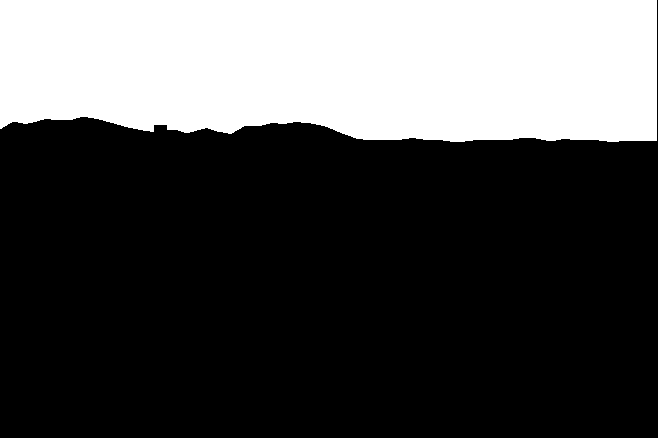
#> input picture 11주차_학생실습/영역마스크/01_하늘.png, 658 x 438 px, given in place of 00_원본.png, which was not available
$ python v01.py '../../영역마스크/01_하늘.png' out.png
#> lines starting #> are read from the running program, lines starting #| are printed output that depends on the picture; after the words box and inside, x2 and y2 are one past the last pixel; in counts of white or black regions, pixels touching at a corner belong together
# v01: 시간대 변경(한낮 -> 해 질 녘) + 주변(하늘, 수면, 전경/원경) 보정
# 건물 외피 전용 하이라이트는 다음 단계에서 다룸. 여기서는 전체 톤만 맞춤.
import sys, numpy as np
from PIL import Image, ImageFilter

base = sys.argv[1]          # 학생실습 폴더
out = sys.argv[2]

def load(p):
#> called with p = '../../영역마스크/01_하늘.png/00_원본.png'
    return np.array(Image.open(p).convert('RGB')).astype(np.float32) / 255.
#> returned value: shape (438, 658, 3) float32; values 0 (black) and 1 (white), 30.2% white; 1 white region, box (x1, y1, x2, y2) and area: (0, 0, 657, 142) 86976

def mask(name, blur=2):
    m = Image.open(f'{base}/영역마스크/{name}.png').convert('L')
    m = m.filter(ImageFilter.GaussianBlur(blur))
    return np.array(m).astype(np.float32) / 255.

img = load(f'{base}/00_원본.png')
H, W, _ = img.shape
#> H = 438; W = 658
yy, xx = np.mgrid[0:H, 0:W].astype(np.float32)
lum = img @ np.array([0.299, 0.587, 0.114], np.float32)

# ---------- 1. 하늘: 노을 그라데이션 ----------
sky_m = mask('01_하늘', 1.5)
# 산·건물 경계 보정: 마스크 안에서도 밝고 푸른 하늘색 픽셀만 하늘로 인정
r, g, b = img[..., 0], img[..., 1], img[..., 2]
skyish = np.clip((lum - 0.55) / 0.15, 0, 1) * np.clip((b - r + 0.02) / 0.08, 0, 1)
skyish = np.array(Image.fromarray((skyish * 255).astype('uint8')).filter(ImageFilter.GaussianBlur(1))) / 255.
sky_a = sky_m * np.maximum(skyish, np.clip((135 - yy) / 30, 0, 1))

horizon = 145.0
t = np.clip(yy / horizon, 0, 1)[..., None]           # 0=위, 1=지평선
stops = [(0.00, (0.20, 0.17, 0.38)),                  # 위: 짙은 보라남색
         (0.45, (0.62, 0.36, 0.52)),                  # 중간: 분홍 보라
         (0.75, (0.96, 0.55, 0.38)),                  # 주황
         (1.00, (1.00, 0.78, 0.48))]                  # 지평선: 밝은 금빛
sky = np.zeros_like(img)
for (t0, c0), (t1, c1) in zip(stops[:-1], stops[1:]):
    w = np.clip((t - t0) / (t1 - t0), 0, 1)
    seg = (t >= t0) & (t <= t1)
    col = np.array(c0) * (1 - w) + np.array(c1) * w
    sky = np.where(seg, col, sky)
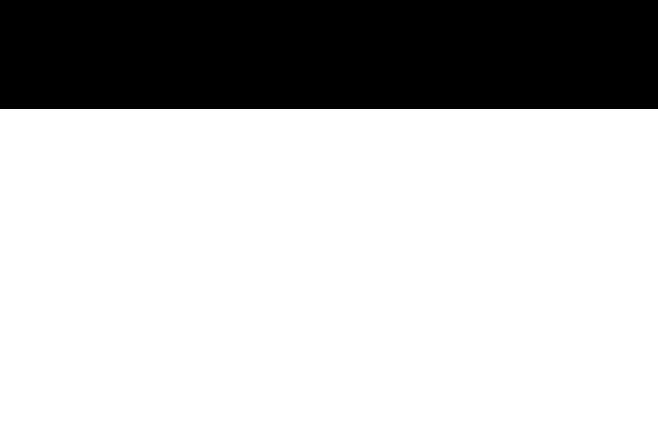
#> seg: shape (438, 658, 1) bool; 75.1% white; 1 black region, box (x1, y1, x2, y2) and area: (0, 0, 658, 109) 71722
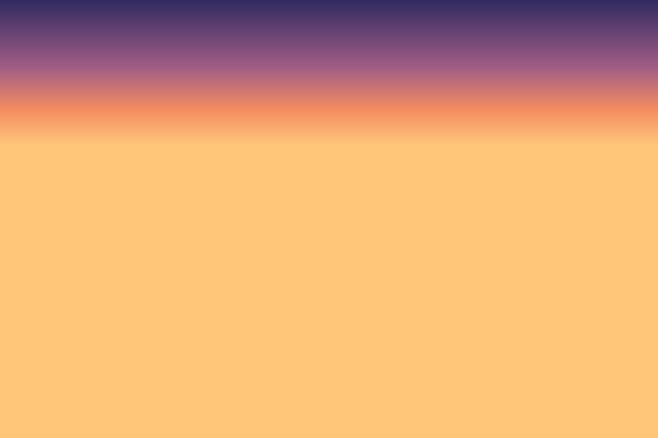
#> sky: shape (438, 658, 3) float64; mean of channels 0, 1, 2 0.889, 0.661, 0.468; drawn as R, G, B
# 해 위치: 지평선 중앙 오른쪽(건물 뒤쪽 역광)
sx, sy = 430.0, 150.0
d = np.sqrt((xx - sx) ** 2 + ((yy - sy) * 1.6) ** 2)
glow = np.exp(-(d / 140.0) ** 2)[..., None]
sky = sky + glow * np.array([0.35, 0.22, 0.05])
# 얇은 구름 띠(가로 줄무늬 노이즈)
rng = np.random.default_rng(11)
n = rng.random((H // 6 + 1, W // 40 + 1)).astype(np.float32)
n = np.array(Image.fromarray((n * 255).astype('uint8')).resize((W, H), Image.BICUBIC)) / 255.
clouds = np.clip((n - 0.55) * 3, 0, 1) * np.clip((yy - 40) / 60, 0, 1) * np.clip((140 - yy) / 40, 0, 1)
sky = sky * (1 - 0.25 * clouds[..., None]) + clouds[..., None] * 0.25 * np.array([0.55, 0.30, 0.35])
sky = np.clip(sky, 0, 1)

# ---------- 2. 전체 시간대 보정(해 질 녘 톤) ----------
def evening(x, dark=0.62, warm=(1.10, 0.92, 0.80)):
#> called with dark = 0.62, warm = (1.1, 0.92, 0.8)
    x = x * dark
    x = x * np.array(warm)
    # 그림자 쪽은 푸른 보라로 살짝
    l = (x @ np.array([0.299, 0.587, 0.114]))[..., None]
    shadow = np.clip(1 - l / 0.35, 0, 1)
    x = x * (1 - 0.25 * shadow) + 0.25 * shadow * l * np.array([0.85, 0.80, 1.25])
    return np.clip(x, 0, 1)

graded = evening(img)
# 원경(산·도시)은 노을 안개에 묻히게: 지평선 근처일수록 금빛 헤이즈
haze = np.clip(1 - np.abs(yy - 150) / 45, 0, 1)[..., None] * (1 - sky_a[..., None])
graded = graded * (1 - 0.35 * haze) + 0.35 * haze * np.array([0.85, 0.55, 0.40])
# 지면에 낮게 깔리는 역광: 해 방향에서 멀어질수록 어둡게
falloff = np.clip(1 - (yy - 150) / 400, 0.55, 1)[..., None]
graded = graded * np.where(yy[..., None] > 150, falloff, 1)

# ---------- 3. 수면: 노을 반사 + 잔물결 완화 ----------
water_m = np.maximum(mask('02_왼쪽수면'), mask('03_오른쪽수면'))
#> call 2 of mask, with name = '02_왼쪽수면', blur = 2
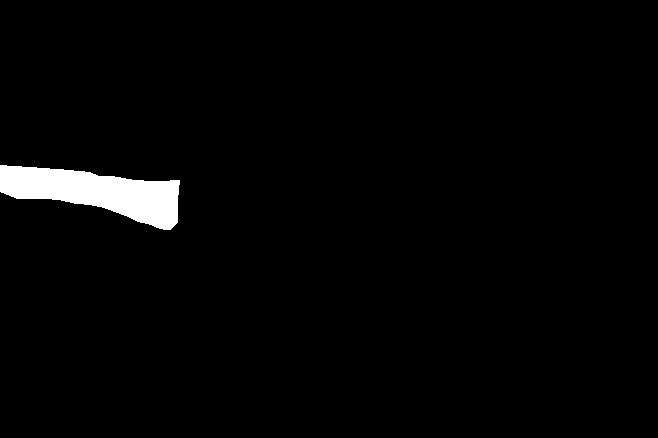
#> input picture 11주차_학생실습/영역마스크/02_왼쪽수면.png, 658 x 438 px, found by its file name
#> in mask (call 2), `m = Image.open(f'{base}/영역마스크/{name}.png').convert('L')`: m: PIL image 658x438 L; 2.2% white; 1 white region, box (x1, y1, x2, y2) and area: (0, 165, 180, 230) 6392
#> call 3 of mask, with name = '03_오른쪽수면', blur = 2
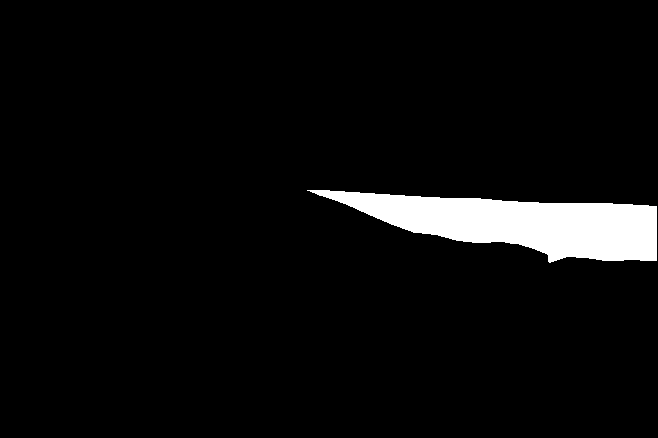
#> input picture 11주차_학생실습/영역마스크/03_오른쪽수면.png, 658 x 438 px, found by its file name
#> in mask (call 3), `m = Image.open(f'{base}/영역마스크/{name}.png').convert('L')`: m: PIL image 658x438 L; 4.8% white; 1 white region, box (x1, y1, x2, y2) and area: (307, 190, 657, 263) 13838
# 왼쪽 마스크에 섞인 나무(초록) 제외: 초록이 파랑보다 확실히 크면 물이 아님
not_tree = np.clip(1 - (g - b - 0.02) / 0.06, 0, 1)
#> not_tree: shape (438, 658) float32; every value is 1
not_tree = np.array(Image.fromarray((not_tree * 255).astype('uint8')).filter(ImageFilter.GaussianBlur(1.5))) / 255.
#> not_tree: shape (438, 658) float64; every value is 1
water_a = water_m * not_tree
# 반사색: 수면 위쪽(먼 곳)은 지평선 금빛, 가까울수록 위쪽 하늘 색
ref_t = np.clip(1 - (yy - 165) / 110, 0, 1)[..., None]
refl = np.array([0.95, 0.62, 0.42]) * ref_t + np.array([0.55, 0.36, 0.48]) * (1 - ref_t)
# 해 반사 기둥(해 바로 아래 세로 띠)
col = np.exp(-((xx - sx) / 55.0) ** 2)[..., None]
refl = refl + col * np.array([0.25, 0.15, 0.03])
# 원본 수면 질감을 강하게 흐려 잔잔하게(세부 결만 약하게 남김)
smooth = np.array(Image.fromarray((lum * 255).astype('uint8')).filter(ImageFilter.GaussianBlur(6))) / 255.
detail = (lum - smooth)
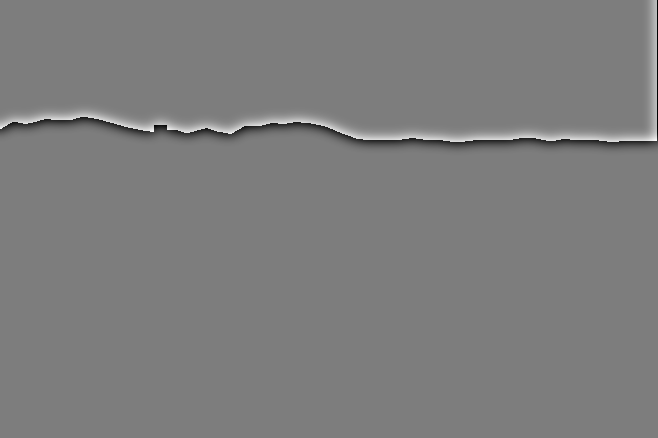
#> detail: shape (438, 658) float64; min -0.651, max 0.667, mean 0.000634; drawn with min black and max white
water = np.clip(refl * 0.85 + detail[..., None] * 0.25, 0, 1)
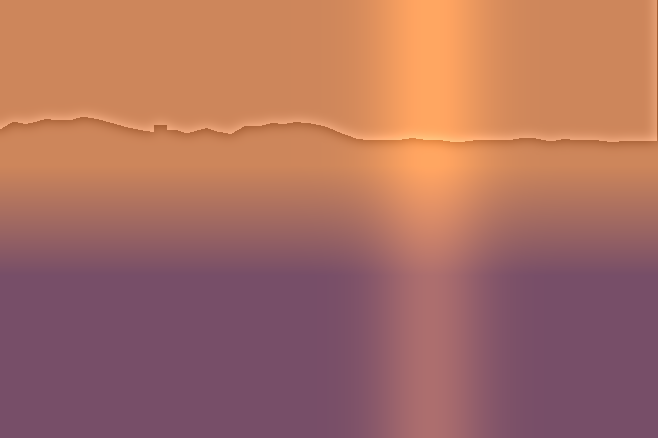
#> water: shape (438, 658, 3) float64; mean of channels 0, 1, 2 0.67, 0.436, 0.386; drawn as R, G, B

# ---------- 합성 ----------
res = graded
res = res * (1 - water_a[..., None]) + water * water_a[..., None]
res = res * (1 - sky_a[..., None]) + sky * sky_a[..., None]
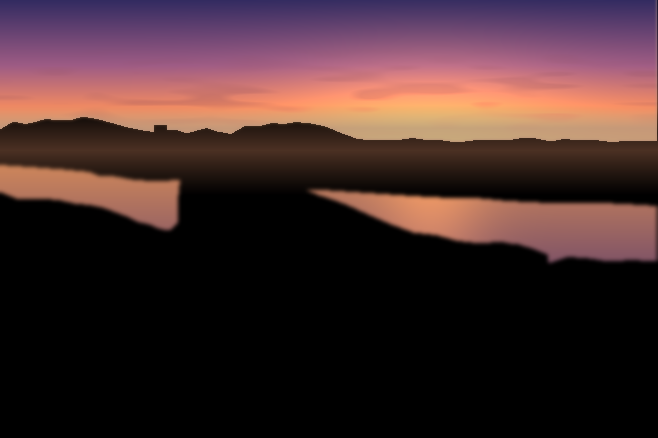
#> res: shape (438, 658, 3) float64; mean R, G, B 0.265, 0.171, 0.175
Image.fromarray((np.clip(res, 0, 1) * 255 + 0.5).astype('uint8')).save(out)
print('saved', out)
